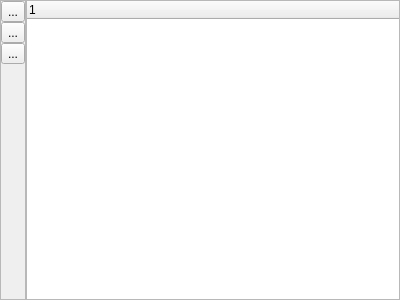
<ui version="4.0" >
 <class>STGlobalView</class>
 <widget class="QWidget" name="STGlobalView" >
  <property name="geometry" >
   <rect>
    <x>0</x>
    <y>0</y>
    <width>400</width>
    <height>300</height>
   </rect>
  </property>
  <property name="windowTitle" >
   <string>Form</string>
  </property>
  <layout class="QHBoxLayout" name="horizontalLayout_2" >
   <property name="spacing" >
    <number>0</number>
   </property>
   <property name="margin" >
    <number>0</number>
   </property>
   <item>
    <widget class="QFrame" name="button_frame" >
     <property name="frameShape" >
      <enum>QFrame::StyledPanel</enum>
     </property>
     <property name="frameShadow" >
      <enum>QFrame::Raised</enum>
     </property>
     <layout class="QHBoxLayout" name="horizontalLayout" >
      <property name="spacing" >
       <number>0</number>
      </property>
      <property name="margin" >
       <number>0</number>
      </property>
      <item>
       <layout class="QVBoxLayout" name="verticalLayout" >
        <item>
         <widget class="QToolButton" name="delete_button" >
          <property name="toolTip" >
           <string>Delete currently selected global parameter.</string>
          </property>
          <property name="text" >
           <string>...</string>
          </property>
          <property name="icon" >
           <iconset resource="st4.qrc" >
            <normaloff>:/images/cross.png</normaloff>:/images/cross.png</iconset>
          </property>
         </widget>
        </item>
        <item>
         <widget class="QToolButton" name="up_button" >
          <property name="toolTip" >
           <string>&lt;!DOCTYPE HTML PUBLIC "-//W3C//DTD HTML 4.0//EN" "http://www.w3.org/TR/REC-html40/strict.dtd">
&lt;html>&lt;head>&lt;meta name="qrichtext" content="1" />&lt;style type="text/css">
p, li { white-space: pre-wrap; }
&lt;/style>&lt;/head>&lt;body style=" font-family:'MS Shell Dlg 2'; font-size:8.25pt; font-weight:400; font-style:normal;">
&lt;p style=" margin-top:0px; margin-bottom:0px; margin-left:0px; margin-right:0px; -qt-block-indent:0; text-indent:0px;">&lt;span style=" font-size:8pt;">Move selected global parameter &lt;/span>&lt;span style=" font-size:8pt; font-weight:600;">up&lt;/span>&lt;span style=" font-size:8pt;"> in the list.&lt;/span>&lt;/p>&lt;/body>&lt;/html></string>
          </property>
          <property name="text" >
           <string>...</string>
          </property>
          <property name="icon" >
           <iconset resource="st4.qrc" >
            <normaloff>:/images/up.PNG</normaloff>:/images/up.PNG</iconset>
          </property>
         </widget>
        </item>
        <item>
         <widget class="QToolButton" name="down_button" >
          <property name="toolTip" >
           <string>&lt;!DOCTYPE HTML PUBLIC "-//W3C//DTD HTML 4.0//EN" "http://www.w3.org/TR/REC-html40/strict.dtd">
&lt;html>&lt;head>&lt;meta name="qrichtext" content="1" />&lt;style type="text/css">
p, li { white-space: pre-wrap; }
&lt;/style>&lt;/head>&lt;body style=" font-family:'MS Shell Dlg 2'; font-size:8.25pt; font-weight:400; font-style:normal;">
&lt;p style=" margin-top:0px; margin-bottom:0px; margin-left:0px; margin-right:0px; -qt-block-indent:0; text-indent:0px;">Move selected global parameter &lt;span style=" font-weight:600;">down&lt;/span> in the list.&lt;/p>&lt;/body>&lt;/html></string>
          </property>
          <property name="text" >
           <string>...</string>
          </property>
          <property name="icon" >
           <iconset resource="st4.qrc" >
            <normaloff>:/images/down.PNG</normaloff>:/images/down.PNG</iconset>
          </property>
         </widget>
        </item>
        <item>
         <spacer name="verticalSpacer" >
          <property name="orientation" >
           <enum>Qt::Vertical</enum>
          </property>
          <property name="sizeHint" stdset="0" >
           <size>
            <width>20</width>
            <height>40</height>
           </size>
          </property>
         </spacer>
        </item>
       </layout>
      </item>
     </layout>
    </widget>
   </item>
   <item>
    <widget class="STGlobalViewTree" name="tree" >
     <column>
      <property name="text" >
       <string>1</string>
      </property>
     </column>
    </widget>
   </item>
  </layout>
 </widget>
 <customwidgets>
  <customwidget>
   <class>STGlobalViewTree</class>
   <extends>QTreeWidget</extends>
   <header>stglobalview.h</header>
  </customwidget>
 </customwidgets>
 <resources>
  <include location="st4.qrc" />
 </resources>
 <connections/>
</ui>
